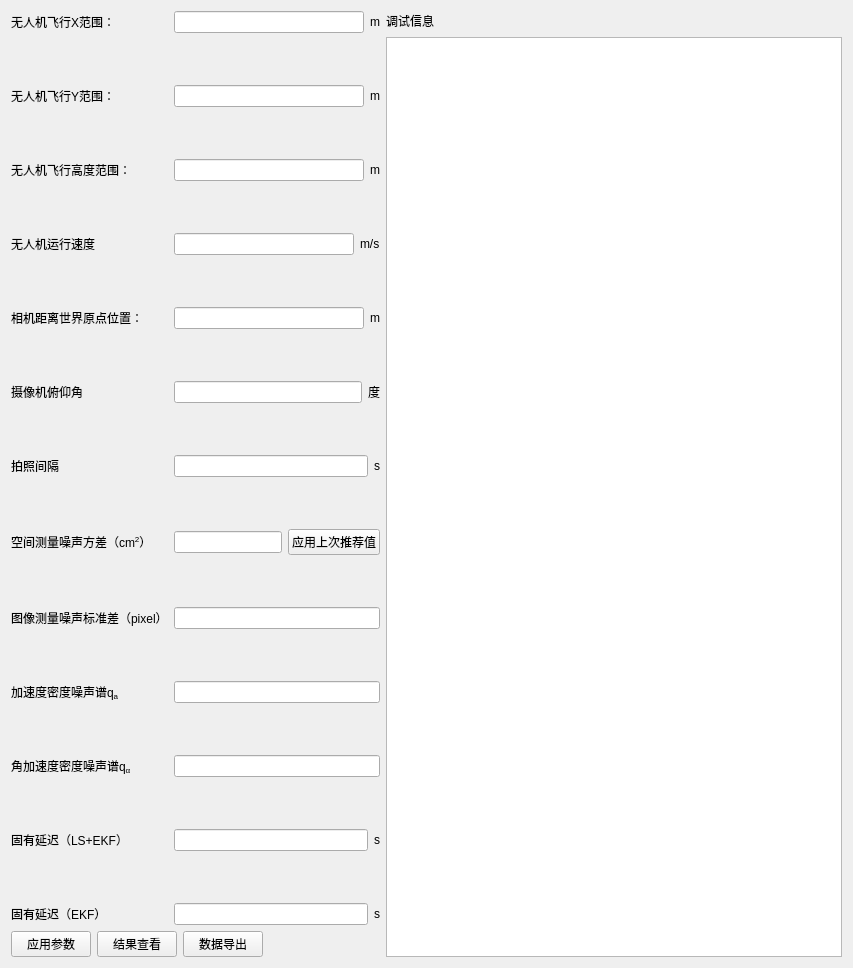
     <widget class="QWidget" name="tab">
      <attribute name="title">
       <string>相机参数调整</string>
      </attribute>
      <layout class="QHBoxLayout" name="horizontalLayout_24">
       <item>
        <layout class="QVBoxLayout" name="verticalLayout_7">
         <item>
          <layout class="QFormLayout" name="formLayout_3">
           <item row="0" column="0">
            <widget class="QLabel" name="label_5">
             <property name="text">
              <string>无人机飞行X范围：</string>
             </property>
            </widget>
           </item>
           <item row="0" column="1">
            <layout class="QHBoxLayout" name="horizontalLayout_8">
             <item>
              <widget class="QLineEdit" name="lineEdit_1"/>
             </item>
             <item>
              <widget class="QLabel" name="label_8">
               <property name="text">
                <string>m</string>
               </property>
              </widget>
             </item>
            </layout>
           </item>
           <item row="1" column="0">
            <spacer name="verticalSpacer_10">
             <property name="orientation">
              <enum>Qt::Vertical</enum>
             </property>
             <property name="sizeHint" stdset="0">
              <size>
               <width>20</width>
               <height>40</height>
              </size>
             </property>
            </spacer>
           </item>
           <item row="2" column="0">
            <widget class="QLabel" name="label_6">
             <property name="text">
              <string>无人机飞行Y范围：</string>
             </property>
            </widget>
           </item>
           <item row="2" column="1">
            <layout class="QHBoxLayout" name="horizontalLayout_19">
             <item>
              <widget class="QLineEdit" name="lineEdit_2"/>
             </item>
             <item>
              <widget class="QLabel" name="label_9">
               <property name="text">
                <string>m</string>
               </property>
              </widget>
             </item>
            </layout>
           </item>
           <item row="3" column="0">
            <spacer name="verticalSpacer_11">
             <property name="orientation">
              <enum>Qt::Vertical</enum>
             </property>
             <property name="sizeHint" stdset="0">
              <size>
               <width>20</width>
               <height>40</height>
              </size>
             </property>
            </spacer>
           </item>
           <item row="4" column="0">
            <widget class="QLabel" name="label_7">
             <property name="text">
              <string>无人机飞行高度范围：</string>
             </property>
            </widget>
           </item>
           <item row="4" column="1">
            <layout class="QHBoxLayout" name="horizontalLayout_20">
             <item>
              <widget class="QLineEdit" name="lineEdit_3"/>
             </item>
             <item>
              <widget class="QLabel" name="label_10">
               <property name="text">
                <string>m</string>
               </property>
              </widget>
             </item>
            </layout>
           </item>
           <item row="5" column="0">
            <spacer name="verticalSpacer_12">
             <property name="orientation">
              <enum>Qt::Vertical</enum>
             </property>
             <property name="sizeHint" stdset="0">
              <size>
               <width>20</width>
               <height>40</height>
              </size>
             </property>
            </spacer>
           </item>
           <item row="8" column="0">
            <widget class="QLabel" name="label_11">
             <property name="text">
              <string>相机距离世界原点位置：</string>
             </property>
            </widget>
           </item>
           <item row="8" column="1">
            <layout class="QHBoxLayout" name="horizontalLayout_21">
             <item>
              <widget class="QLineEdit" name="lineEdit_4"/>
             </item>
             <item>
              <widget class="QLabel" name="label_12">
               <property name="text">
                <string>m</string>
               </property>
              </widget>
             </item>
            </layout>
           </item>
           <item row="9" column="0">
            <spacer name="verticalSpacer_13">
             <property name="orientation">
              <enum>Qt::Vertical</enum>
             </property>
             <property name="sizeHint" stdset="0">
              <size>
               <width>20</width>
               <height>40</height>
              </size>
             </property>
            </spacer>
           </item>
           <item row="10" column="0">
            <widget class="QLabel" name="label_14">
             <property name="text">
              <string>摄像机俯仰角</string>
             </property>
            </widget>
           </item>
           <item row="10" column="1">
            <layout class="QHBoxLayout" name="horizontalLayout_25">
             <item>
              <widget class="QLineEdit" name="lineEdit"/>
             </item>
             <item>
              <widget class="QLabel" name="label_15">
               <property name="text">
                <string>度</string>
               </property>
              </widget>
             </item>
            </layout>
           </item>
           <item row="11" column="0">
            <spacer name="verticalSpacer_14">
             <property name="orientation">
              <enum>Qt::Vertical</enum>
             </property>
             <property name="sizeHint" stdset="0">
              <size>
               <width>20</width>
               <height>40</height>
              </size>
             </property>
            </spacer>
           </item>
           <item row="12" column="0">
            <widget class="QLabel" name="label_16">
             <property name="text">
              <string>拍照间隔</string>
             </property>
            </widget>
           </item>
           <item row="12" column="1">
            <layout class="QHBoxLayout" name="horizontalLayout_26">
             <item>
              <widget class="QLineEdit" name="lineEdit_5"/>
             </item>
             <item>
              <widget class="QLabel" name="label_17">
               <property name="text">
                <string>s</string>
               </property>
              </widget>
             </item>
            </layout>
           </item>
           <item row="7" column="0">
            <spacer name="verticalSpacer_15">
             <property name="orientation">
              <enum>Qt::Vertical</enum>
             </property>
             <property name="sizeHint" stdset="0">
              <size>
               <width>20</width>
               <height>40</height>
              </size>
             </property>
            </spacer>
           </item>
           <item row="6" column="0">
            <widget class="QLabel" name="label_18">
             <property name="text">
              <string>无人机运行速度</string>
             </property>
            </widget>
           </item>
           <item row="6" column="1">
            <layout class="QHBoxLayout" name="horizontalLayout_27">
             <item>
              <widget class="QLineEdit" name="lineEdit_6"/>
             </item>
             <item>
              <widget class="QLabel" name="label_19">
               <property name="text">
                <string>m/s</string>
               </property>
              </widget>
             </item>
            </layout>
           </item>
           <item row="13" column="0">
            <spacer name="verticalSpacer_22">
             <property name="orientation">
              <enum>Qt::Vertical</enum>
             </property>
             <property name="sizeHint" stdset="0">
              <size>
               <width>20</width>
               <height>40</height>
              </size>
             </property>
            </spacer>
           </item>
           <item row="14" column="0">
            <widget class="QLabel" name="label_25">
             <property name="text">
              <string>&lt;html&gt;&lt;head/&gt;&lt;body&gt;&lt;p&gt;空间测量噪声方差（cm&lt;span style=&quot; vertical-align:super;&quot;&gt;2&lt;/span&gt;）&lt;/p&gt;&lt;/body&gt;&lt;/html&gt;</string>
             </property>
            </widget>
           </item>
           <item row="14" column="1">
            <layout class="QHBoxLayout" name="horizontalLayout_31">
             <item>
              <widget class="QLineEdit" name="lineEdit_9"/>
             </item>
             <item>
              <widget class="QPushButton" name="pushButton_9">
               <property name="text">
                <string>应用上次推荐值</string>
               </property>
              </widget>
             </item>
            </layout>
           </item>
           <item row="15" column="0">
            <spacer name="verticalSpacer_23">
             <property name="orientation">
              <enum>Qt::Vertical</enum>
             </property>
             <property name="sizeHint" stdset="0">
              <size>
               <width>20</width>
               <height>40</height>
              </size>
             </property>
            </spacer>
           </item>
           <item row="16" column="0">
            <widget class="QLabel" name="label_26">
             <property name="text">
              <string>&lt;html&gt;&lt;head/&gt;&lt;body&gt;&lt;p&gt;图像测量噪声标准差（pixel）&lt;/p&gt;&lt;/body&gt;&lt;/html&gt;</string>
             </property>
            </widget>
           </item>
           <item row="16" column="1">
            <widget class="QLineEdit" name="lineEdit_10"/>
           </item>
           <item row="17" column="0">
            <spacer name="verticalSpacer_24">
             <property name="orientation">
              <enum>Qt::Vertical</enum>
             </property>
             <property name="sizeHint" stdset="0">
              <size>
               <width>20</width>
               <height>40</height>
              </size>
             </property>
            </spacer>
           </item>
           <item row="18" column="0">
            <widget class="QLabel" name="label_27">
             <property name="text">
              <string>&lt;html&gt;&lt;head/&gt;&lt;body&gt;&lt;p&gt;加速度密度噪声谱q&lt;span style=&quot; vertical-align:sub;&quot;&gt;a&lt;/span&gt;&lt;/p&gt;&lt;/body&gt;&lt;/html&gt;</string>
             </property>
            </widget>
           </item>
           <item row="18" column="1">
            <widget class="QLineEdit" name="lineEdit_11"/>
           </item>
           <item row="19" column="0">
            <spacer name="verticalSpacer_25">
             <property name="orientation">
              <enum>Qt::Vertical</enum>
             </property>
             <property name="sizeHint" stdset="0">
              <size>
               <width>20</width>
               <height>40</height>
              </size>
             </property>
            </spacer>
           </item>
           <item row="20" column="0">
            <widget class="QLabel" name="label_28">
             <property name="text">
              <string>&lt;html&gt;&lt;head/&gt;&lt;body&gt;&lt;p&gt;角加速度密度噪声谱q&lt;span style=&quot; vertical-align:sub;&quot;&gt;α&lt;/span&gt;&lt;/p&gt;&lt;/body&gt;&lt;/html&gt;</string>
             </property>
            </widget>
           </item>
           <item row="20" column="1">
            <widget class="QLineEdit" name="lineEdit_12"/>
           </item>
           <item row="21" column="0">
            <spacer name="verticalSpacer_26">
             <property name="orientation">
              <enum>Qt::Vertical</enum>
             </property>
             <property name="sizeHint" stdset="0">
              <size>
               <width>20</width>
               <height>40</height>
              </size>
             </property>
            </spacer>
           </item>
           <item row="22" column="0">
            <widget class="QLabel" name="label_29">
             <property name="text">
              <string>固有延迟（LS+EKF）</string>
             </property>
            </widget>
           </item>
           <item row="22" column="1">
            <layout class="QHBoxLayout" name="horizontalLayout_32">
             <item>
              <widget class="QLineEdit" name="lineEdit_13"/>
             </item>
             <item>
              <widget class="QLabel" name="label_30">
               <property name="text">
                <string>s</string>
               </property>
              </widget>
             </item>
            </layout>
           </item>
           <item row="23" column="0">
            <spacer name="verticalSpacer_27">
             <property name="orientation">
              <enum>Qt::Vertical</enum>
             </property>
             <property name="sizeHint" stdset="0">
              <size>
               <width>20</width>
               <height>40</height>
              </size>
             </property>
            </spacer>
           </item>
           <item row="24" column="0">
            <widget class="QLabel" name="label_31">
             <property name="text">
              <string>固有延迟（EKF）</string>
             </property>
            </widget>
           </item>
           <item row="24" column="1">
            <layout class="QHBoxLayout" name="horizontalLayout_34">
             <item>
              <widget class="QLineEdit" name="lineEdit_7"/>
             </item>
             <item>
              <widget class="QLabel" name="label_32">
               <property name="text">
                <string>s</string>
               </property>
              </widget>
             </item>
            </layout>
           </item>
          </layout>
         </item>
         <item>
          <layout class="QHBoxLayout" name="horizontalLayout_23">
           <item>
            <widget class="QPushButton" name="pushButton_3">
             <property name="text">
              <string>应用参数</string>
             </property>
            </widget>
           </item>
           <item>
            <widget class="QPushButton" name="pushButton_19">
             <property name="text">
              <string>结果查看</string>
             </property>
            </widget>
           </item>
           <item>
            <widget class="QPushButton" name="pushButton_20">
             <property name="text">
              <string>数据导出</string>
             </property>
            </widget>
           </item>
           <item>
            <spacer name="horizontalSpacer_7">
             <property name="orientation">
              <enum>Qt::Horizontal</enum>
             </property>
             <property name="sizeHint" stdset="0">
              <size>
               <width>40</width>
               <height>20</height>
              </size>
             </property>
            </spacer>
           </item>
          </layout>
         </item>
        </layout>
       </item>
       <item>
        <layout class="QVBoxLayout" name="verticalLayout_6">
         <item>
          <layout class="QHBoxLayout" name="horizontalLayout_22">
           <item>
            <widget class="QLabel" name="label_13">
             <property name="text">
              <string>调试信息</string>
             </property>
            </widget>
           </item>
           <item>
            <spacer name="horizontalSpacer_6">
             <property name="orientation">
              <enum>Qt::Horizontal</enum>
             </property>
             <property name="sizeHint" stdset="0">
              <size>
               <width>408</width>
               <height>20</height>
              </size>
             </property>
            </spacer>
           </item>
          </layout>
         </item>
         <item>
          <widget class="QTextEdit" name="log_2"/>
         </item>
        </layout>
       </item>
      </layout>
     </widget>
